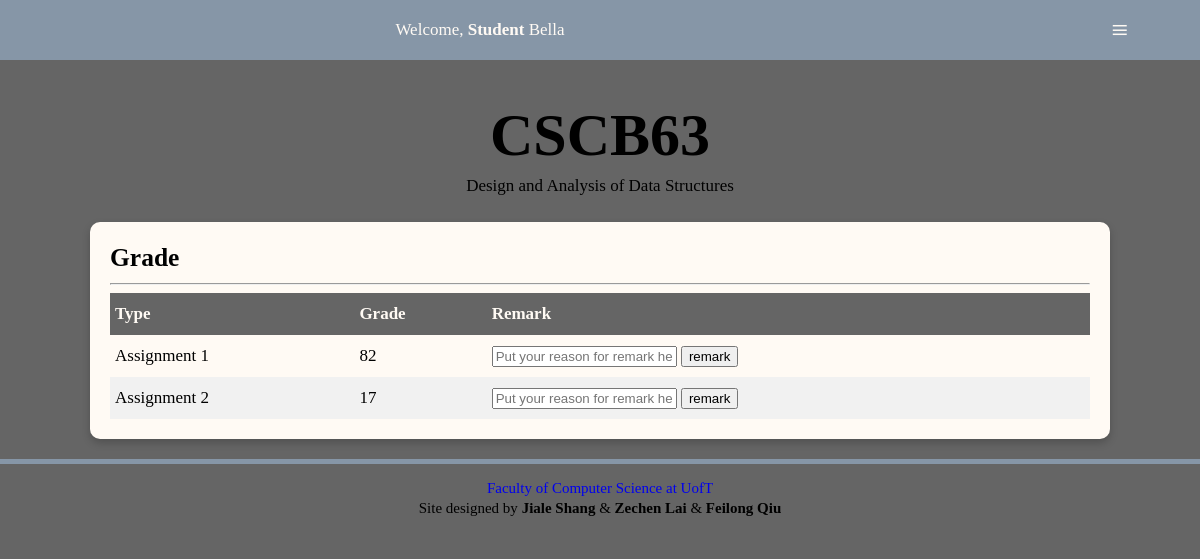
/grade (signed in), run on the app's committed database.
### tables this page shows
CREATE TABLE "Grades" (
	"username"	NVARCHAR(25) NOT NULL,
	"ename"	NVARCHAR(25) NOT NULL,
	"grade"	INTEGER NOT NULL,
	"remark"	INTEGER,
	"request"	NVARCHAR(255),
	PRIMARY KEY("username","ename"),
	FOREIGN KEY("username") REFERENCES "Users"("username")
);

### app.py (the view)
@app.route("/grade",methods=['GET','POST'])
def grade():
    if not 'user' in session:
        return redirect(url_for('home'))
    db=get_db()
    db.row_factory = make_dicts
    if session['user']['type']:
        students=get_student_table()
        events=get_event_table()
        grades = get_grade_table()
        return render_template('grade_i.html',event=events,user=session['user'],grade=grades,student=students)
    else:
        grades = get_grade_table()
        return render_template('grade_s.html',user=session['user'],grade=grades)

### app.py (called while the page is built)
def get_db():
    db=getattr(g,'_database',None)
    if db is None:
        db=g._database=sqlite3.connect(DATABASE)
    return db

def make_dicts(cursor, row):
    return dict((cursor.description[idx][0],value)
                for idx,value in enumerate(row))

def query_db(query, args=(),one=False):
    cur = get_db().execute(query,args)
    rv = cur.fetchall()
    cur.close()
    return (rv[0] if rv else None) if one else rv

def get_grade_table():
    db=get_db()
    db.row_factory = make_dicts
    grades=[]
    username=session['user']['username']
    if session['user']['type']:
        for grade in query_db("select distinct username, grade, remark, ename,request from Grades natural join Takes where cid in (select cid from Takes where username=?)", [username]):
            grades.append(grade)
    else:
        for grade in query_db("select * from Grades where username=?", [username]):
            grades.append(grade)
    db.close()
    return grades

@app.teardown_appcontext
def close_connection(exception):
    db = getattr(g, '_database', None)
    if db is not None:
        db.close()

### templates/grade_s.html (shortened to what this page needs)
<!DOCTYPE html>
<html lang="en">
<head>
<link href="../static/style.css" rel="stylesheet">
</head>
<body>
  <nav>
    <div id="menu-title">Welcome, <strong>Student</strong> {{ user['name']['first_name'] }}</div>
    <label for="drop" class="button">≡</label>
  </nav>
  <div class="content">
    <div class="title">
      <h1>CSCB63</h1>
      <p>Design and Analysis of Data Structures</p>
    </div>
    <section>
      <h2>Grade</h2><hr>
      <div class="table">
        <div class="heading">
          <div class="cell">Type</div>
          <div class="cell">Grade</div>
          <div class="cell">Remark</div>
        </div>
          {% for item in grade %}
          <div class="row">
              <div class="cell">{{ item['ename'] }}</div>
              <div class="cell">{{ item['grade'] }}</div>
              <div class="cell">
              {% if item['remark'] == 1 %}
                proceeding
              {% elif item['remark'] == -1 %}
                remarked
              {% else %}
                <form method="post" action="/grade-remark">
                    <input type="text" class="remark-content" value="" placeholder="Put your reason for remark here." name="remark_request">
                    <input type="submit" value ="remark">
              {% endif %}
              </div>
          </div>
          {% endfor %}
      </div>
    </section>
  </div>
  <div id="footer">
    <p><a href="http://web.cs.toronto.edu">Faculty of Computer Science at UofT</a></p>
    <p>Site designed by <strong>Jiale Shang</strong> & <strong>Zechen Lai</strong> & <strong>Feilong Qiu</strong></p>
  </div>
</body>
</html>

### static/style.css (style rules this page uses)
body { background: #656565; font-size:17px; line-height: 32px; margin: 0; padding: 0; word-wrap:break-word !important; }
ul, p,h1,h2,h3 { margin:0; }
.title { text-align:center; margin-top: 100px; }
h1 { font-size:60px; line-height: 70px; }
.content { width: 85%; margin: 0 auto; margin-top: 30px; max-width: 1200px; min-width: 375px; }
a { text-decoration: none; }
section { box-shadow: 0 4px 8px 0 rgba(0,0,0,0.2); transition: 0.3s; margin:20px 0; padding: 20px; background: #fffaf4; border-radius: 10px; overflow: auto; }
.button, [id^=drop], .mobile-split { display: none; }
nav { margin:0; padding: 0; background-color: #8696a7; width: 100%; position: fixed; top:0; overflow: visible; }
#menu-title { display: block; padding: 0 30px; float: left; font-size:20px; line-height: 60px; color:#fffaf4; }
nav:after { content:""; display:table; clear:both; }
.table { display: table; width: 100%; }
.heading { display: table-row; font-weight: bold; background: #656565; color: #fffaf4; }
.row { display: table-row; }
.row:nth-child(odd) { background: #f1f1f1; }
.cell { display: table-cell; padding: 5px; }
#footer { padding:10px; text-align:center; border-top: 5px solid #8696a7; padding-top: 1%; }
#footer p { margin:5px; line-height: 15px; font-size: 15px; }
#footer a { text-decoration: none; transition: 0.4s; }
@media all and (max-width : 1227px) { #menu-title { padding: 0; width: 80%; text-align: center; float: left; font-size: 17px; } }
@media all and (max-width : 1227px) { nav ,nav ul { margin: 0; } }
@media all and (max-width : 1227px) { .button { display: block; background-color: #8696a7; padding:14px 20px; font-size:30px; text-decoration:none; float: right; border:none; width:10%; } }
@media all and (max-width : 1227px) { nav a:hover, nav ul ul a, nav ul ul, .button { color:#fffaf4; text-align: center; } }

### data on the page
Grades: ename "Assignment 1", grade "82"
Grades: ename "Assignment 2", grade "17"

### other printed values
{{ user['name']['first_name'] }} "Bella"
